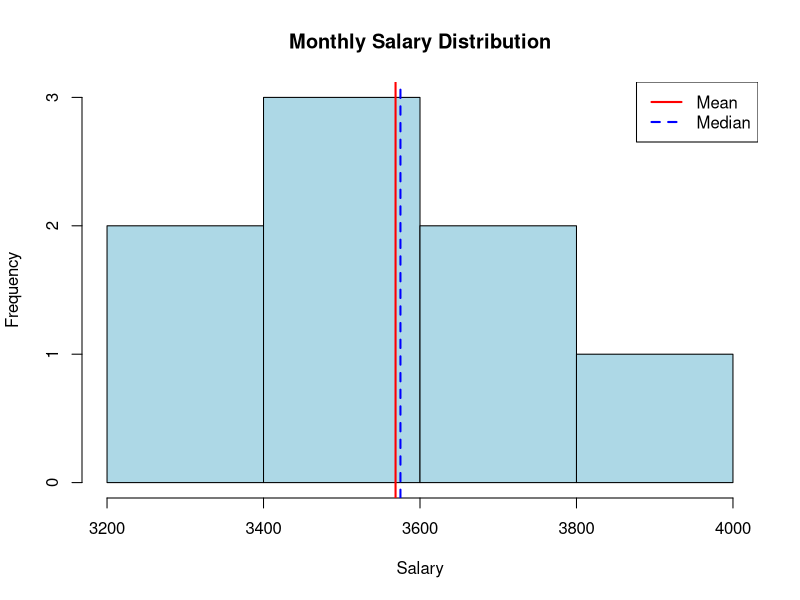

Here is the R script that generated this plot:

monthly_salary <- c(3450, 3550, 3600, 3200, 3800, 3650, 3400, 3900)

mean(monthly_salary)    # arithmetic average
median(monthly_salary)  # middle value when sorted (robust to outliers)
var(monthly_salary)     # variance: average squared deviation from the mean
IQR(monthly_salary)     # interquartile range: Q3 - Q1, a robust spread measure

# mean() and var() ignore NAs only if you tell them to
salary_with_missing <- c(monthly_salary, NA)
mean(salary_with_missing, na.rm = TRUE)

# --- chart: histogram with mean and median marked, so their difference
# (and what that implies about skew) is visible rather than just numeric ---
hist(monthly_salary, col = "lightblue", main = "Monthly Salary Distribution",
     xlab = "Salary")
abline(v = mean(monthly_salary), col = "red", lwd = 2)
abline(v = median(monthly_salary), col = "blue", lwd = 2, lty = 2)
legend("topright", legend = c("Mean", "Median"), col = c("red", "blue"),
       lty = c(1, 2), lwd = 2)
